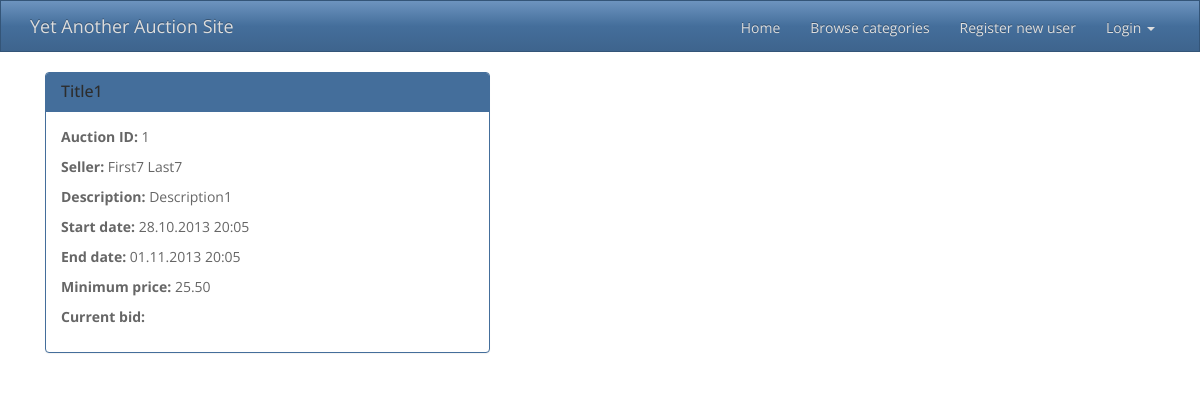
Page /YAAS/view_auction/1/ on the committed database.
### YAAS_app/models.py (models this page shows)
class Auction(models.Model):
    id = models.AutoField(primary_key=True)
    seller = models.ForeignKey(User, related_name='seller')
    title = models.CharField(max_length=30)
    description = models.TextField()
    start_date = models.DateTimeField(auto_now_add=True)
    updated_date = models.DateTimeField(auto_now=True)
    end_date = models.DateTimeField()
    minimum_price = models.DecimalField(max_digits=16, decimal_places=2)
    current_bid = models.DecimalField(max_digits=16, decimal_places=2, null=True)
    bidder = models.ForeignKey(User, related_name='bidder', null=True)
    @classmethod
    def getById(cls, auction_id):
        try:
            a = cls.objects.get(id=auction_id)
        except ObjectDoesNotExist:
            a = None
        return a

### YAAS_app/views.py (the view)
def view_auction(request, id):
    auction = Auction.getById(id)
    if auction:
        template = "view_auction.html"
        context = {"auction": auction}
        return render_to_response(template, context, context_instance=RequestContext(request))
    else:
        template = "message.html"
        context = {"message": "Auction not found"}
        return render_to_response(template, context, context_instance=RequestContext(request))

### templates/view_auction.html (shortened to what this page needs)
{% extends "base.html" %}
{% block content %}
    <div class="col-md-5">
        <div class="panel panel-primary">
            <div class="panel-heading">
                <h3 class="panel-title">{{ auction.title }}</h3>
            </div>
            <div class="panel-body">
                <p><b>Auction ID:</b> {{ auction.id }}</p>
                <p><b>Seller:</b> {{ auction.seller.get_full_name }}</p>
                <p><b>Description:</b> {{ auction.description }}</p>
                <p><b>Start date:</b> {{ auction.start_date|date:"d.m.Y H:i" }}</p>
                <p><b>End date:</b> {{ auction.end_date|date:"d.m.Y H:i" }}</p>
                <p><b>Minimum price:</b> {{ auction.minimum_price|floatformat:2 }}</p>
                <p><b>Current bid:</b> {{ auction.current_bid|floatformat:2 }}</p>
            </div>
        </div>
    </div>
{% endblock %}

### rows in the picture
Auction: title "Title1", id "1", seller.get_full_name "First7 Last7", description "Description1", start_date "28.10.2013 20:05", end_date "01.11.2013 20:05", minimum_price "25.50"
